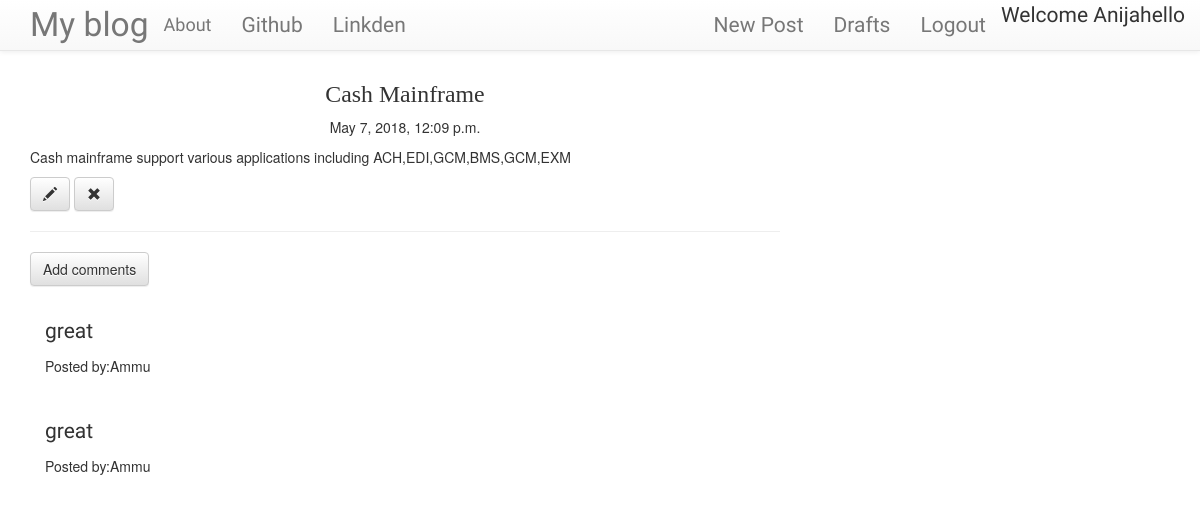
The app's page /post/4/ (signed in) with its own data.
### blog/models.py (models this page shows, shortened)
class Post(models.Model):
    author = models.ForeignKey('auth.user')
    title=models.CharField(max_length=286)
    text=models.TextField()
    create_date=models.DateTimeField(default=timezone.now)
    published_date=models.DateTimeField(blank=True,null=True)

class Comment(models.Model):
    post=models.ForeignKey('blog.Post',related_name='comments')
    author=models.CharField(max_length=200)
    text=models.TextField()
    create_date=models.DateTimeField(default=timezone.now)
    approved_comment=models.BooleanField(default=False)

### blog/views.py (the view)
# urls.py: url(r'^post/(?P<pk>\d+)/$',views.PostDetailView.as_view(),name='post_detail'),
class PostDetailView(DetailView):
    model=Post

### blog/templates/blog/post_detail.html (shortened to what this page needs)
{% extends 'blog/base.html' %}
{% block body_block%}
<h1 class="posttitle loader">{{post.title}}</h1>
{% if post.published_date%}
<div class="date postdate">
  {{post.published_date}}
</div>
{%else%}
<a class="btn btn-default" href="{% url 'blog:post_publish' pk=post.pk %}">Publish</a>
{%endif%}
<p class='postcontent'>{{post.text|safe|linebreaksbr}}</p>
{% if user.is_authenticated%}
<a class="btn btn-default" href="{% url 'blog:post_update' pk=post.pk %}"><span class="glyphicon glyphicon-pencil"></span></a>
<a class="btn btn-default" href="{%url 'blog:post_delete' pk=post.pk %}"><span class="glyphicon glyphicon-remove"></span></a>
{%endif%}
<hr>
<a class="btn btn-default" href="{% url 'blog:add_comments_to_post' pk=post.pk %}">Add comments</a>
<div class="container">
  {% for comment in post.comments.all%}
    <br>
      {% if comment.approved_comment %}
          <p class="postcontent">{{comment.text|safe|linebreaksbr}}</p>
          <p>Posted by:{{comment.author}}</p>
    {%endif%}
    {%empty%}
    <p>No comment</p>
  {%endfor%}
</div>
{%endblock%}

### blog/templates/blog/base.html (shortened to what this page needs)
<!DOCTYPE html>
{% load staticfiles %}
<html lang="en" dir="ltr">
  <head>
    <link rel="stylesheet" href="https://maxcdn.bootstrapcdn.com/bootstrap/3.3.7/css/bootstrap.min.css">
    <link rel="stylesheet" href="https://maxcdn.bootstrapcdn.com/bootstrap/3.3.7/css/bootstrap-theme.min.css">
    <link rel="stylesheet" href="//cdn.jsdelivr.net/medium-editor/latest/css/medium-editor.min.css" type="text/css" media="screen" charset="utf-8">
    <link rel="stylesheet" href="{% static 'css/myblog.css' %}">
  </head>
  <body class="loader">
          <nav class="navbar navbar-default navbar-static-top techfont custom-navbar">
            <div class="container">
              <ul class="nav navbar-nav">
                <li><a class="navbar-brand bigbrand" href="{% url 'blog:post_list' %}" >My blog</a></li>
                <li><a class="navbar-brand" href="{% url 'blog:about' %}">About</a></li>
                <li><a class="navbar-link" href="https://github.com">Github</a></li>
                <li><a class="navbar-link" href="https://linkedin.com">Linkden</a></li>
              </ul>
              <ul class="nav navbar-nav navbar-right">hello
              {% if user.is_authenticated %}
              <li><a  href="{% url 'blog:post_new' %}">New Post</a></li>
              <li><a  href="{% url 'blog:draft_list' %}">Drafts</a></li>
              <li><a  href="{% url 'logout' %}">Logout</a></li>
              <li><p>Welcome {{user.username}}</p></li>
              {%else%}
              <li><a class="nav navbar-right" href="{% url 'login' %}"><span class="glyphicon glyphicon-user"></span></a></li>
              {% endif%}
              </ul>
            </div>
        </nav>
        <div class="content container">
          <div class="row">
            <div class="col-md-8">
              <div class="content_block">
                {% block body_block%}
                {%endblock%}
              </div>
            </div>
          </div>
        </div>
  </body>
</html>

### blog/static/css/myblog.css (style rules this page uses)
.techfont { font-family: 'Gochi Hand', cursive; font-size: 1.5em; margin-bottom: 10px; }
.bigbrand { font-size: 1.6em; }
.postdate { text-align: center }
.posttitle { font-family: cursive; font-size: 1.7em; text-align: center; }
.postcontent { font-family: 'Gochi Hand',cursive; font-size: 1.5em; }
.loader { filter:hue-rotate(0deg); color: linear-gradient(45deg,#0f8,#08f); animation:hue 10000ms infinite linear; }

### records on screen
Post: title "Cash Mainframe", published_date "May 7, 2018, 12:09 p.m.", text "Cash mainframe support various applications including ACH,EDI,GCM,BMS,GCM,EXM"
Comment: text "great", author "Ammu"
Comment: text "great", author "Ammu"

### other values on screen
{{ user.username }} "Anija"
